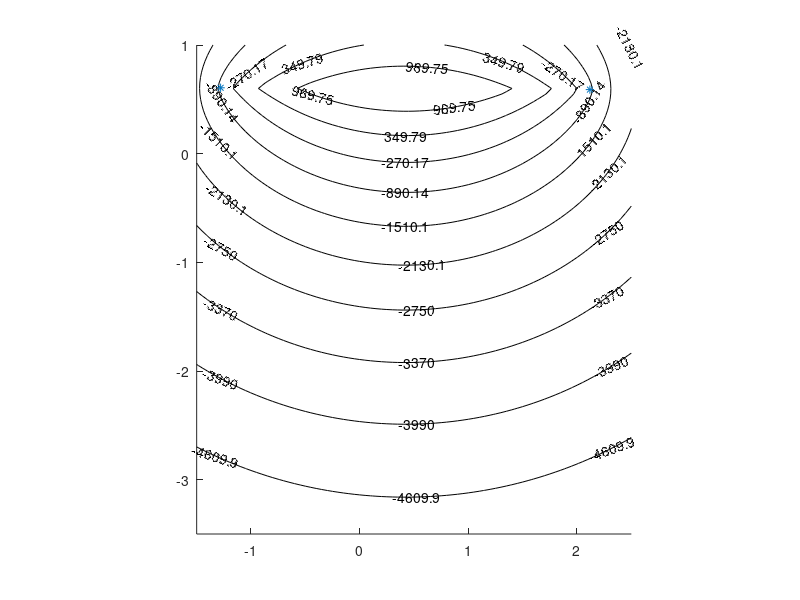

Write MATLAB code to recreate this figure.
clf
clc
clear all

load ransac_data.mat

%m and b for source lines
m_source = all_m(1,1:8);
yint_source = all_b(1,1:8);

%m and b for sink lines
m_sink = all_m(1,9:11);
yint_sink = all_b(1,9:11);

%For loop to get 

%v = ln(sqrt((x-2)^2+y^2)

[x,y]=meshgrid(-1.5:0.05:2.5,-3.5:0.05:1);  %Overall area of gauntlet
v_source = 0;
gx_source=0;
gy_source=0;




if all_endpts(1,1) > all_endpts(1,2)
    for a = all_endpts(1,2):0.001:all_endpts(1,1)
        a
        y_int = m_source(1,1)*a + yint_source(1,1);
        v_source = v_source - log(sqrt((x-a).^2 + (y-y_int).^2));
        gx_source = gx_source-((x-a)./((x-a).^2 + (y-y_int).^2));
        gy_source = gy_source-((y-y_int)./((x-a).^2 + (y-y_int).^2));
    end
else
    for a = all_endpts(1,1):0.001:all_endpts(1,2)
        a
        y_int = m_source(1,1)*a + yint_source(1,1);
        v_source = v_source - log(sqrt((x-a).^2 + (y-y_int).^2));
        gx_source = gx_source-((x-a)./((x-a).^2 + (y-y_int).^2));
        gy_source = gy_source-((y-y_int)./((x-a).^2 + (y-y_int).^2));
    end
end
figure
hold on
contour(x,y,v_source,'k','ShowText','On')
plot(all_endpts(1,1:2),all_endpts(1,3:4),'*')
axis equal
hold off